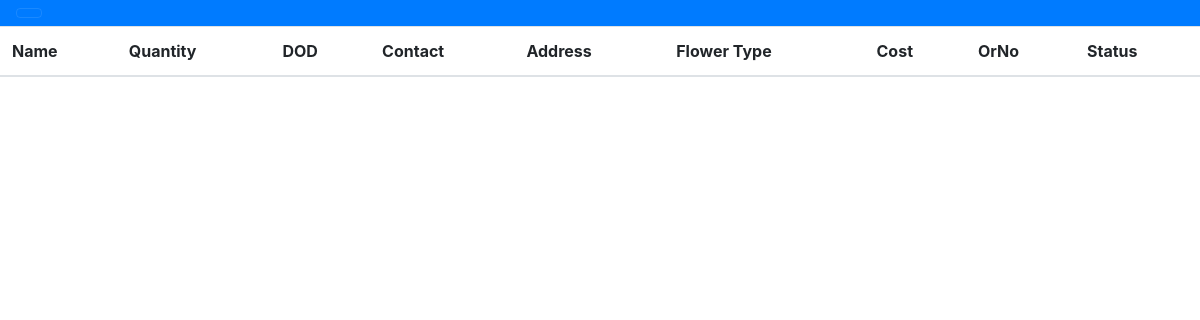
/adminpanel.php, run on an earlier commit of the app's database.
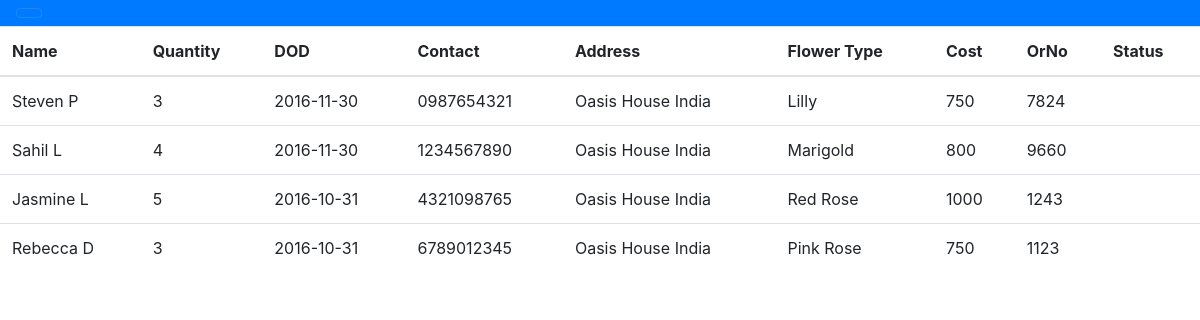
And on a later commit of the database.
### tables this page shows
CREATE TABLE IF NOT EXISTS `details` (
  `name` varchar(50) NOT NULL,
  `quantity` varchar(100) NOT NULL,
  `dod` varchar(50) NOT NULL,
  `contact` varchar(50) NOT NULL,
  `address` varchar(50) NOT NULL,
  `flower` varchar(50) NOT NULL,
  `cost` int(20) NOT NULL,
  `orderno` bigint(20) NOT NULL,
  `status` varchar(50) NOT NULL
);

### adminpanel.php (the view, shortened to what this page needs)
<?php
include ('connection.php');
?>
<!DOCTYPE html>
<html>
<head>
	<link rel="stylesheet" href="https://maxcdn.bootstrapcdn.com/bootstrap/4.0.0-alpha.5/css/bootstrap.min.css">
</head>
<body>
	<nav class="navbar navbar-dark bg-primary">
	  <button class="navbar-toggler hidden-lg-up" type="button" data-toggle="collapse" data-target="#navbarResponsive" aria-controls="navbarResponsive" aria-expanded="false" aria-label="Toggle navigation"></button>
	</nav>
	<table class="table">
	  <thead class="thead-inverse thead-success">
		<tr>
		  <th>Name</th>
		  <th>Quantity</th>
		  <th>DOD</th>
		  <th>Contact</th>
		  <th>Address</th>
		  <th>Flower Type</th>
		  <th>Cost</th>
		  <th>OrNo</th>
		  <th>Status</th>
		</tr>
	  </thead>
	  <tbody>
	  <?php
	  $tlresult2=mysqli_query($conn,"SELECT * from details ");
				while($row=mysqli_fetch_array($tlresult2))
				{
					$name=$row["name"];
				 	$quantity=$row["quantity"];
				 	$dod=$row["dod"];
					$contact=$row["contact"];
					$address=$row["address"];
					$flower=$row["flower"];
					$cost=$row["cost"];
					$orno=$row["orderno"];
					$status=$row["status"];
					echo "<tr><td>".$name."</td><td>".$quantity."</td><td>".$dod."</td>
							<td>".$contact."</td><td>".$address."</td><td>".$flower."</td>
							<td>".$cost."</td><td>".$orno."</td><td>".$status."</td>";
				}
				echo "</table><br>";?>
</body>
</html>

What changed in the data, as far as the page shows it:
added details: name "Steven P", quantity "3", dod "2016-11-30", contact "0987654321", address "Oasis House India", flower "Lilly", cost "750", orderno "7824"
added details: name "Sahil L", quantity "4", dod "2016-11-30", contact "1234567890", address "Oasis House India", flower "Marigold", cost "800", orderno "9660"
added details: name "Jasmine L", quantity "5", dod "2016-10-31", contact "4321098765", address "Oasis House India", flower "Red Rose", cost "1000", orderno "1243"
added details: name "Rebecca D", quantity "3", dod "2016-10-31", contact "6789012345", address "Oasis House India", flower "Pink Rose", cost "750", orderno "1123"
